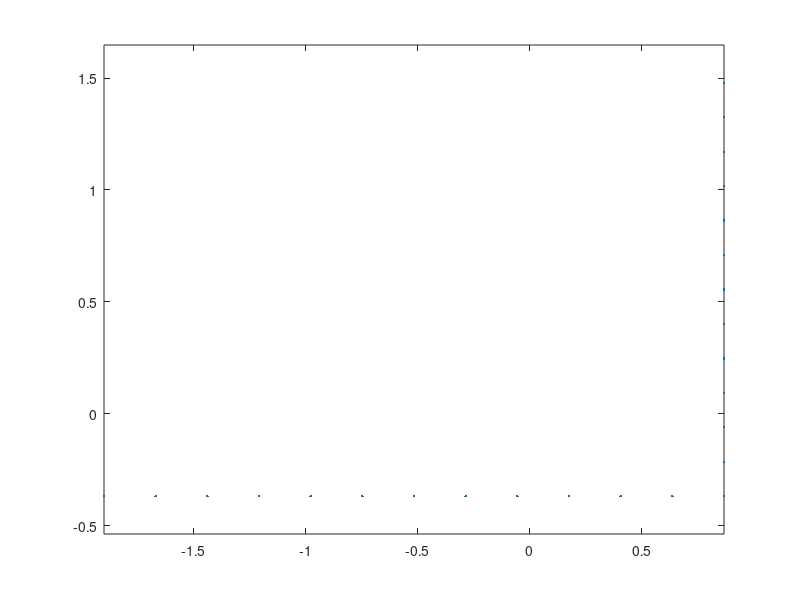
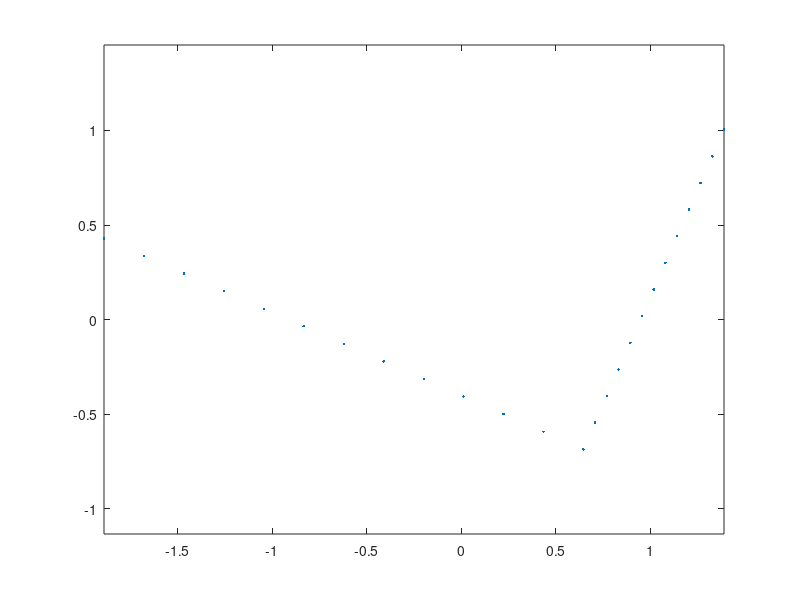

Recreate these plots in MATLAB, in order.
%% form a fiber section of a L section
clear;clc;
%% input section propertities
% a = length of leg 1 (long)
% b = length of leg 2 (short)
% t = thickness/inch
% nfa = number of fibers along leg 1
% nfb = number of fibers along leg 2
% nft = number of fibers along thickness (assume 1 here)
a=3.0;
b=2.0;
t=0.256;
nfa=13;
nfb=13;
nft=1;
%% torsional stiffness
J=(a+b-t)*t^3/3;
%% calculate coordinates of centroid with respect to the vertex of L section
A=(a+b)*t-t^2; % section area
yc=((a-t)*t*t/2+b*t*b/2)/A; % distance between centroid and vertex in the local y' direction
zc=((b-t)*t*t/2+a*t*a/2)/A; % distance between centroid and vertex in the local z' direction

%% calculate principle axes (rotation from local axes y'-z' to principle axes y-z)
I1y=1/12*t*a^3+(a/2-zc)^2*t*a; % moment of inertia of leg 1 w.r.t. y'
I1z=1/12*a*t^3+(yc-t/2)^2*t*a; % moment of inertia of leg 1 w.r.t. z'
I1yz=0+(a/2-zc)*(yc-t/2)*t*a; % moment of inertia of leg 1 w.r.t. y'-z'
I2y=1/12*(b-t)*t^3+(zc-t/2)^2*t*(b-t); % moment of inertia of leg 2 w.r.t. y'
I2z=1/12*t*(b-t)^3+((b-t)/2+t-yc)^2*t*(b-t); % moment of inertia of leg 2 w.r.t. z'
I2yz=0+(zc-t/2)*((b-t)/2+t-yc)*t*(b-t); % moment of inertia of leg 2 w.r.t. y'-z'
Iy1=I1y+I2y; % moment of inertia of L section w.r.t. y'
Iz1=I1z+I2z; % moment of inertia of L section w.r.t. z'
Iyz1=I1yz+I2yz; % moment of inertia of L section w.r.t. y'-z'
Iy=(Iy1+Iz1)/2+1/2*sqrt((Iy1-Iz1)^2+4*Iyz1^2); % moment of inertia of L section w.r.t. y
Iz=(Iy1+Iz1)/2-1/2*sqrt((Iy1-Iz1)^2+4*Iyz1^2); % moment of inertia of L section w.r.t. y
alpha=atan(-2*Iyz1/(Iz1-Iy1))/2; % rotation from local axes y'-z' to principle axes y-z
alpha=abs(alpha); %make sure alpha is positive at pi/4 (equal legs)
%% calculate fiber coordinates w.r.t. z'-y'
SCcoordz1y1=[zc-t/2;-(yc-t/2)]; % shear center coordinates w.r.t. z'-y'
P=zeros(2,nfa+nfb-1); % fiber coordinates w.r.t. z'-y', first row of P is z', second row of P is y'
dPz=[-a/nfa;0];
dPy=[0;b/nfb];
for i=1:nfa
    P(:,i)=SCcoordz1y1+(i-1)*dPz;
end
for i=1:(nfb-1)
    P(:,nfa+i)=SCcoordz1y1+i*dPy;
end
plot(P(1,:),P(2,:),'.')
axis equal
%% transform fiber coordinates to z-y
T=[cos(alpha),sin(alpha);
    -sin(alpha),cos(alpha)]; % transformation matrix
Q=T*P; % first row of Q is z, second row of Q is y
figure
plot(Q(1,:),Q(2,:),'.')
axis equal
%% Calculate approximate elastic properties (Iy, Iz, betaY and betaZ)
Af=zeros(nfa+nfb-1,1); % area of each fiber
Af(1)=a/nfa*b/nfb-(a/nfa-t)*(b/nfb-t);
Af(2:nfa)=a/nfa*t;
Af(nfa+1:nfa+nfb-1)=b/nfb*t;

Qsquared=Q.^2;
IyIz_appr=Qsquared*Af; % approximate to [Iy;Iz]

QsumCol=sum(Qsquared,1); % calculate y^2+z^2
QsumColz=Q(1,:).*QsumCol; % calculate z(y^2+z^2)
QsumColy=Q(2,:).*QsumCol; % calculate y(y^2+z^2)
betaY=QsumColz*Af/Iy-2*Q(1,1);
betaZ=QsumColy*Af/Iz-2*Q(2,1);

%% output Tcl command lines to generate fiber sections
fileID1=fopen('Lsection.tcl','w');
%fprintf(fileID,'%7s %5s %5i %1s\n','section','Fiber',10000+secID,'{');
for i = 1:(nfa+nfb-1)
%                                                                          %fiber %yLoc  %zLoc   Area    MaterialID  SectorialCoord ys, and zs of shear center
    fprintf(fileID1,'    %5s %16.8f %16.8f %16.8f %6s%1s\n','fiber',Q(2,i),Q(1,i),Af(i),'$matID',';');
end
fclose(fileID1);

%% output L section properties
fileID=fopen('LsectionProperties.tcl','w');
                                           % ys     zs     
fprintf(fileID,'%16.8f %16.8f %16.8f %16.8f\n',Q(2,1),Q(1,1),alpha,J);
fclose(fileID);

%% calculate polar radius of gyration
r02=Q(2,1)^2+Q(1,1)^2+(Iy+Iz)/A;
r0=sqrt(r02);
